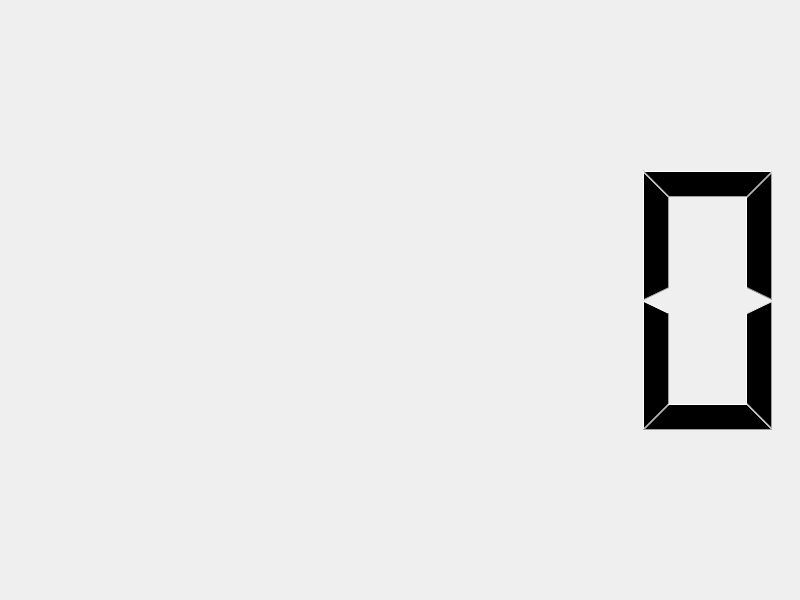
<?xml version="1.0" encoding="UTF-8"?>
<ui version="4.0">
 <class>CClock</class>
 <widget class="QDialog" name="CClock">
  <property name="geometry">
   <rect>
    <x>0</x>
    <y>0</y>
    <width>800</width>
    <height>600</height>
   </rect>
  </property>
  <property name="windowTitle">
   <string>Dialog</string>
  </property>
  <layout class="QHBoxLayout" name="horizontalLayout">
   <property name="spacing">
    <number>0</number>
   </property>
   <property name="leftMargin">
    <number>0</number>
   </property>
   <property name="topMargin">
    <number>0</number>
   </property>
   <property name="rightMargin">
    <number>0</number>
   </property>
   <property name="bottomMargin">
    <number>0</number>
   </property>
   <item>
    <widget class="QLCDNumber" name="lcdClock">
     <property name="styleSheet">
      <string notr="true"/>
     </property>
     <property name="frameShape">
      <enum>QFrame::NoFrame</enum>
     </property>
    </widget>
   </item>
  </layout>
 </widget>
 <resources/>
 <connections/>
</ui>
